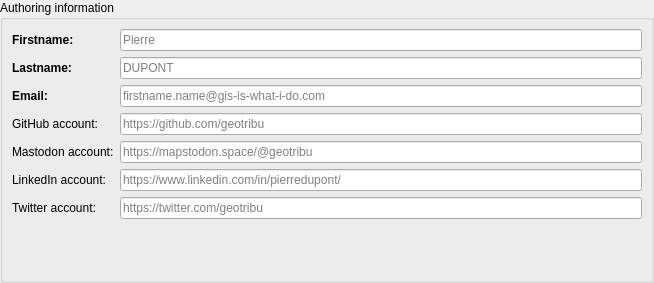
<?xml version="1.0" encoding="UTF-8"?>
<ui version="4.0">
 <class>AuthorInformationsWidget</class>
 <widget class="QWidget" name="AuthorInformationsWidget">
  <property name="geometry">
   <rect>
    <x>0</x>
    <y>0</y>
    <width>654</width>
    <height>283</height>
   </rect>
  </property>
  <property name="windowTitle">
   <string>Authoring information</string>
  </property>
  <property name="locale">
   <locale language="English" country="UnitedStates"/>
  </property>
  <layout class="QVBoxLayout" name="verticalLayout">
   <property name="leftMargin">
    <number>0</number>
   </property>
   <property name="topMargin">
    <number>0</number>
   </property>
   <property name="rightMargin">
    <number>0</number>
   </property>
   <property name="bottomMargin">
    <number>0</number>
   </property>
   <item>
    <widget class="QgsCollapsibleGroupBox" name="grp_author">
     <property name="title">
      <string>Authoring information</string>
     </property>
     <property name="flat">
      <bool>true</bool>
     </property>
     <property name="syncGroup">
      <string notr="true"/>
     </property>
     <layout class="QFormLayout" name="formLayout">
      <item row="2" column="0">
       <widget class="QLabel" name="lbl_firstname">
        <property name="font">
         <font>
          <weight>75</weight>
          <bold>true</bold>
         </font>
        </property>
        <property name="text">
         <string>Firstname:</string>
        </property>
       </widget>
      </item>
      <item row="2" column="1">
       <widget class="QLineEdit" name="lne_firstname">
        <property name="placeholderText">
         <string notr="true">Pierre</string>
        </property>
        <property name="clearButtonEnabled">
         <bool>true</bool>
        </property>
       </widget>
      </item>
      <item row="3" column="0">
       <widget class="QLabel" name="lbl_lastname">
        <property name="font">
         <font>
          <weight>75</weight>
          <bold>true</bold>
         </font>
        </property>
        <property name="text">
         <string>Lastname:</string>
        </property>
       </widget>
      </item>
      <item row="3" column="1">
       <widget class="QLineEdit" name="lne_lastname">
        <property name="inputMethodHints">
         <set>Qt::ImhUppercaseOnly</set>
        </property>
        <property name="placeholderText">
         <string notr="true">DUPONT</string>
        </property>
        <property name="clearButtonEnabled">
         <bool>true</bool>
        </property>
       </widget>
      </item>
      <item row="4" column="0">
       <widget class="QLabel" name="lbl_email">
        <property name="font">
         <font>
          <weight>75</weight>
          <bold>true</bold>
         </font>
        </property>
        <property name="text">
         <string>Email:</string>
        </property>
       </widget>
      </item>
      <item row="4" column="1">
       <widget class="QLineEdit" name="lne_email">
        <property name="inputMethodHints">
         <set>Qt::ImhEmailCharactersOnly</set>
        </property>
        <property name="placeholderText">
         <string notr="true">firstname.name@gis-is-what-i-do.com</string>
        </property>
        <property name="clearButtonEnabled">
         <bool>true</bool>
        </property>
       </widget>
      </item>
      <item row="5" column="0">
       <widget class="QLabel" name="lbl_github_account">
        <property name="toolTip">
         <string>Used to credit the commit author.</string>
        </property>
        <property name="text">
         <string>GitHub account:</string>
        </property>
       </widget>
      </item>
      <item row="5" column="1">
       <widget class="QLineEdit" name="lne_github_account">
        <property name="inputMethodHints">
         <set>Qt::ImhUrlCharactersOnly</set>
        </property>
        <property name="placeholderText">
         <string notr="true">https://github.com/geotribu</string>
        </property>
        <property name="clearButtonEnabled">
         <bool>true</bool>
        </property>
       </widget>
      </item>
      <item row="6" column="0">
       <widget class="QLabel" name="lbl_mastodon_account">
        <property name="text">
         <string>Mastodon account:</string>
        </property>
       </widget>
      </item>
      <item row="6" column="1">
       <widget class="QLineEdit" name="lne_mastodon_account">
        <property name="inputMethodHints">
         <set>Qt::ImhUrlCharactersOnly</set>
        </property>
        <property name="placeholderText">
         <string notr="true">https://mapstodon.space/@geotribu</string>
        </property>
        <property name="clearButtonEnabled">
         <bool>true</bool>
        </property>
       </widget>
      </item>
      <item row="7" column="0">
       <widget class="QLabel" name="lbl_linked_account">
        <property name="toolTip">
         <string>Used during broadcasting to credit author.</string>
        </property>
        <property name="text">
         <string>LinkedIn account:</string>
        </property>
       </widget>
      </item>
      <item row="7" column="1">
       <widget class="QLineEdit" name="lne_linkedin_account">
        <property name="placeholderText">
         <string notr="true">https://www.linkedin.com/in/pierredupont/</string>
        </property>
        <property name="clearButtonEnabled">
         <bool>true</bool>
        </property>
       </widget>
      </item>
      <item row="8" column="0">
       <widget class="QLabel" name="lbl_twitter_account">
        <property name="toolTip">
         <string>Used during broadcasting to credit author.</string>
        </property>
        <property name="text">
         <string>Twitter account:</string>
        </property>
       </widget>
      </item>
      <item row="8" column="1">
       <widget class="QLineEdit" name="lne_twitter_account">
        <property name="placeholderText">
         <string notr="true">https://twitter.com/geotribu</string>
        </property>
        <property name="clearButtonEnabled">
         <bool>true</bool>
        </property>
       </widget>
      </item>
     </layout>
    </widget>
   </item>
  </layout>
 </widget>
 <customwidgets>
  <customwidget>
   <class>QgsCollapsibleGroupBox</class>
   <extends>QGroupBox</extends>
   <header>qgscollapsiblegroupbox.h</header>
   <container>1</container>
  </customwidget>
 </customwidgets>
 <resources/>
 <connections/>
</ui>
